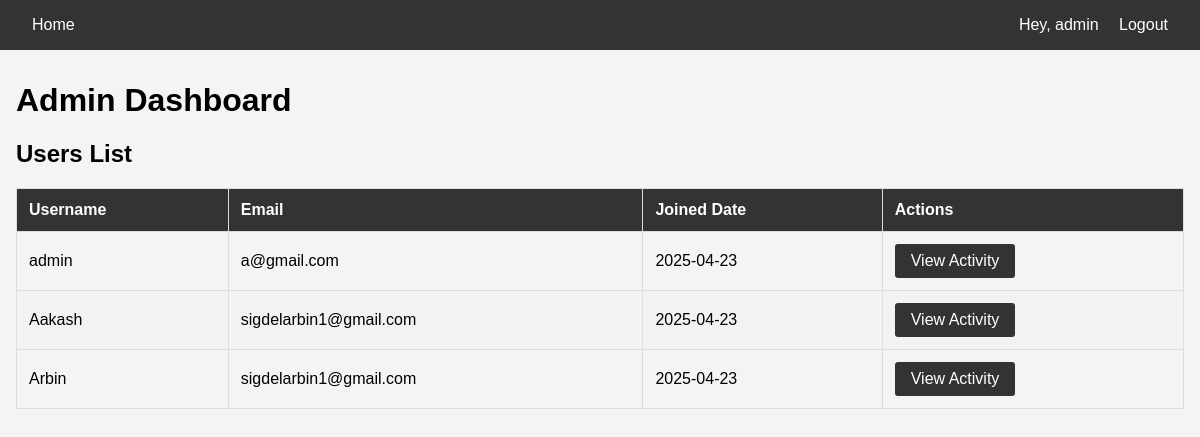
The app's page /accounts/admin-dashboard/ (signed in) with its own data.
### accounts/models.py (models this page shows, shortened)
class User(AbstractUser):
    is_admin = models.BooleanField(default=False)

### accounts/views.py (the view)
# urls.py: path('admin-dashboard/', views.admin_dashboard, name='admin_dashboard'),
@login_required
@user_passes_test(lambda u: u.is_staff)
def admin_dashboard(request):
    users = User.objects.all()
    return render(request, 'accounts/admin_dashboard.html', {'users': users})

### templates/accounts/admin_dashboard.html
{% extends "base_admin.html" %}
{% block content %}
<h1>Admin Dashboard</h1>
<h2>Users List</h2>
<table>
    <thead>
        <tr>
            <th>Username</th>
            <th>Email</th>
            <th>Joined Date</th>
            <th>Actions</th>
        </tr>
    </thead>
    <tbody>
        {% for user in users %}
        <tr>
            <td>{{ user.username }}</td>
            <td>{{ user.email }}</td>
            <td>{{ user.date_joined|date:"Y-m-d" }}</td>
            <td><a href="{% url 'user_activity' user.id %}" class="btn">View Activity</a></td>
        </tr>
        {% endfor %}
    </tbody>
</table>
{% endblock %}

### templates/base_admin.html (shortened to what this page needs)
<!DOCTYPE html>
<html lang="en">
<head>
</head>
<body>
    <nav class="navbar">
        <div>
            <a href="{% url 'admin_dashboard' %}">Home</a>
        </div>
        <div>
            <span>Hey, {{ request.user.username }}</span>
            <a href="{% url 'logout' %}">Logout</a>
        </div>
    </nav>
    <div class="container">
        {% block content %}
        {% endblock %}
    </div>
</body>
</html>

### templates/base_admin.html (style rules this page uses)
body { font-family: Arial, sans-serif; margin: 0; padding: 0; background-color: #f4f4f4; }
.navbar { background-color: #333; color: white; padding: 1rem; display: flex; justify-content: space-between; align-items: center; }
.navbar a { color: white; text-decoration: none; margin: 0 1rem; }
.container { max-width: 1200px; margin: 2rem auto; padding: 0 1rem; }
table { width: 100%; border-collapse: collapse; margin: 1rem 0; }
table, th, td { border: 1px solid #ddd; }
th, td { padding: 0.75rem; text-align: left; }
th { background-color: #333; color: white; }
tr:nth-child(even) { background-color: #f2f2f2; }
.btn { display: inline-block; background: #333; color: white; padding: 0.5rem 1rem; border: none; border-radius: 3px; cursor: pointer; text-decoration: none; }

### records on screen
User: user.username "admin", username "admin", email "a@gmail.com", date_joined "2025-04-23"
User: username "Aakash", email "sigdelarbin1@gmail.com", date_joined "2025-04-23"
User: username "Arbin", email "sigdelarbin1@gmail.com", date_joined "2025-04-23"
